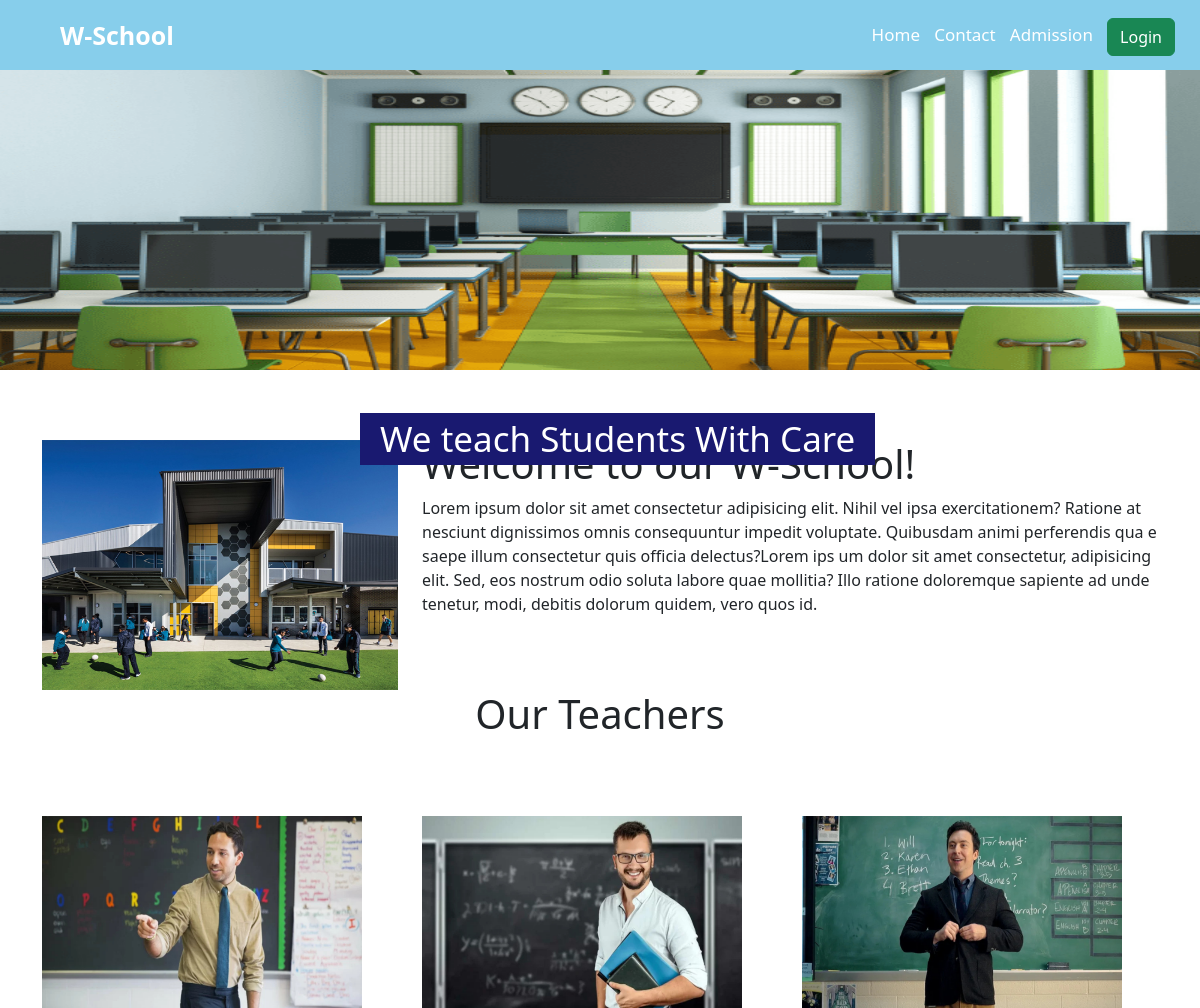
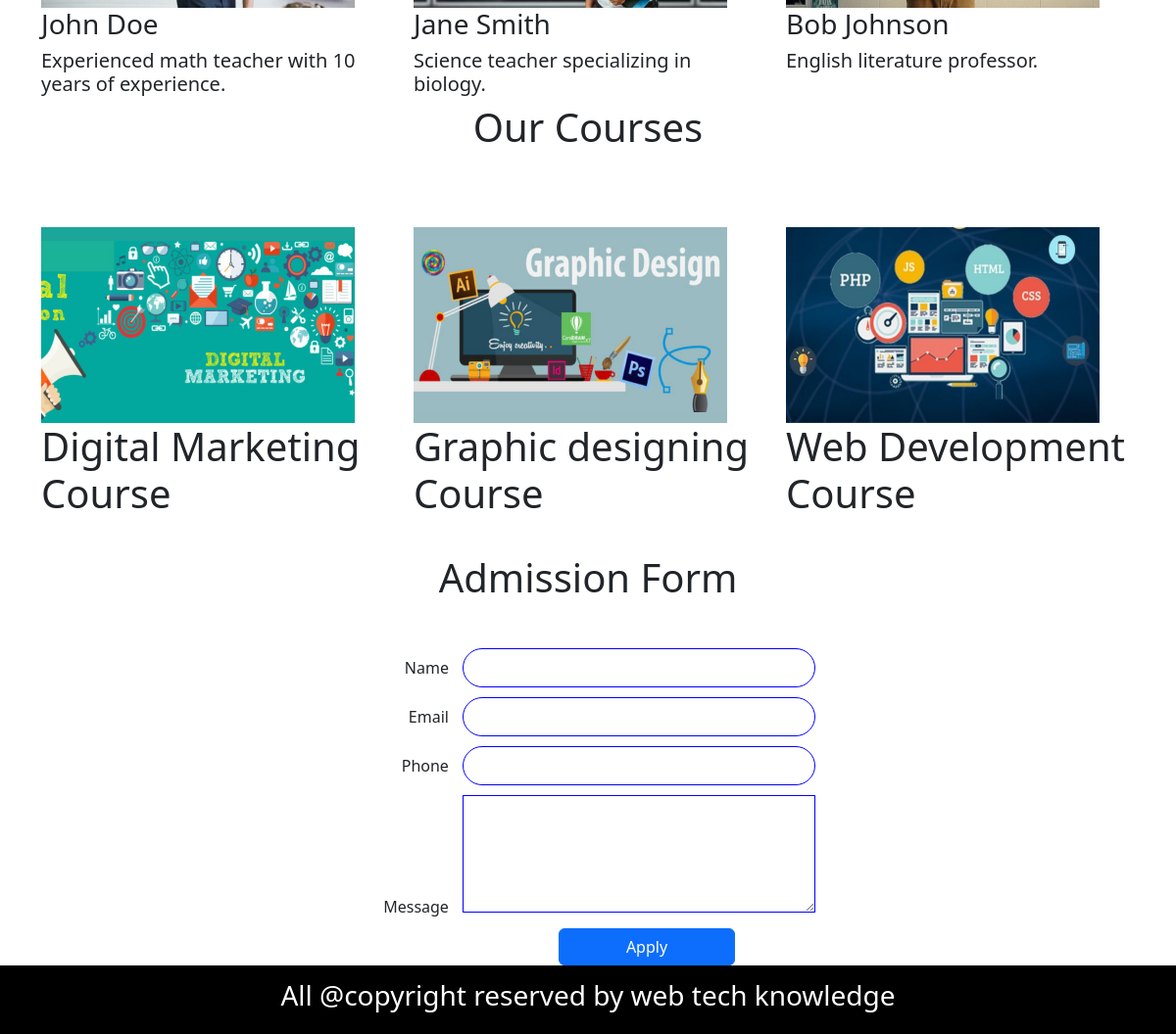
The page / on the database its author committed (2 pictures, top to bottom).
### tables this page shows
CREATE TABLE IF NOT EXISTS teacher (
    id INT AUTO_INCREMENT PRIMARY KEY,
    name VARCHAR(255),
    description TEXT,
    image VARCHAR(255),
    user_id INT,
    created_at TIMESTAMP DEFAULT CURRENT_TIMESTAMP,
    updated_at TIMESTAMP DEFAULT CURRENT_TIMESTAMP ON UPDATE CURRENT_TIMESTAMP,
    deleted_at TIMESTAMP NULL DEFAULT NULL,
    FOREIGN KEY (user_id) REFERENCES user(id)
);

### index.php (the view, shortened to what this page needs)
<?php
$host="localhost";
$user="root";
$password="Rkaviya@123";
$db="schoolproject";
$data=new mysqli($host,$user,$password,$db);
$sql="SELECT * FROM teacher";
$res=mysqli_query($data,$sql);
?>
<!DOCTYPE html>
<html>
    <head>
    <link rel="stylesheet" type="text/css" href="style.css">
    <link href="https://cdn.jsdelivr.net/npm/bootstrap@5.3.3/dist/css/bootstrap.min.css" rel="stylesheet">
    </head>
    <body>
        <nav>
            <label class="logo">W-School</label>
            <ul>
                <li><a href="index.php">Home</a></li>
                <li><a href="contact.php">Contact</a></li>
                <li><a href="#adm">Admission</a></li>
                <li><a href="login.php" class="btn btn-success">Login</a></li>
            </ul>
        </nav>
        <div class="section1">
            <label class="img_txt">We teach Students With Care</label>
           <img class="mainimg" src="school.png">
        </div>
        <div class="container">
            <div class="row">
            <div class="col-md-4">
               <img class="welcom_img" src="playground.jpg">
            </div>
            <div class="col-md-8">
             <h1>Welcome to our W-School!</h1>
             <p>Lorem ipsum dolor sit amet consectetur adipisicing
                elit. Nihil vel ipsa exercitationem? Ratione at
                nesciunt dignissimos omnis consequuntur impedit
                voluptate. Quibusdam animi perferendis qua
                e saepe illum consectetur quis officia delectus?Lorem ips
                um dolor sit amet consectetur, adipisicing elit.
                 Sed, eos nostrum odio soluta labore quae mollitia? Illo ratione doloremque sapiente ad unde tenetur, modi, debitis dolorum quidem, vero quos id.</p>
            </div>
            </div>
        </div>
        <center>
            <h1>Our Teachers</h1>
        </center>
        <div class="container">
            <div class="row">
            <?php
                while($info=$res->fetch_assoc()){
            ?>
                <div class="col-md-4">
                  <img class="teacher" src="<?php echo "{$info['image']}" ?>">
                  <h3><?php echo "{$info['name']}" ?></h3>
                  <h5><?php echo "{$info['description']}" ?></h5>
                </div>
                <?php
                }
                ?>
            </div>
        </div>
        <center>
            <h1>Our Courses</h1>
        </center>
        <div class="container">
            <div class="row">
                <div class="col-md-4">
                    <img class="teacher" src="digital_marketing.png">
                      <h1>Digital Marketing Course</h1>
                </div>
                <div class="col-md-4">
                    <img class="teacher" src="graphic_design.png">
                  <h1>Graphic designing Course</h1>
                </div>
                <div class="col-md-4">
                    <img class="teacher" src="web_development.png">
                    <h1>Web Development Course</h1>
                </div>
            </div>
        </div>
        <center><h1 class="adm">Admission Form</h1></center>
        <div align="center" class="admission_form">
            <form action="data_check.php" method="POST">
                <div class="adm_int">
                    <label class="label_text">Name</label>
                    <input class="input_deg" type="text" name="name">
                </div>
                <div class="adm_int">
                    <label class="label_text">Email</label>
                    <input class="input_deg" type="text" name="email">
                </div>
                <div class="adm_int">
                    <label class="label_text">Phone</label>
                    <input class="input_deg" type="text" name="phone">
                </div>
                <div class="adm_int">
                    <label class="label_text">Message</label>
                    <textarea class="input_txt" name="message"></textarea>
                </div>
                <div class="adm_int">
                    <input class="btn btn-primary" id="submit" type="submit" value="Apply" name="apply">
                </div>
            </form>
        </div>
        <footer >
            <h3 class="footer_text">All @copyright reserved by web tech knowledge</h3>
        </footer>
    </body>
</html>

### style.css (style rules this page uses)
* { padding:0; margin:0; }
nav { position:fixed; background-color: skyblue; height:70px; width:100%; z-index: 1 ; }
.logo { font-size: 25px; position:relative; left:5%; color:white; font-weight: bold; line-height: 70px; }
ul { position: relative; float: right; margin-right: 20px; }
ul li { display:inline-block; line-height:70px; margin:0 5px; }
ul li a { text-decoration: none; color: white; font-size: 17px; }
.mainimg { width:100%; height:300px; }
.section1 { padding-top: 70px; }
.img_txt { position: absolute; top:20%; left:30%; color: white; background-color: midnightblue; padding-right: 20px; padding-left: 20px; font-size: 35px; }
.welcom_img { width: 100%; height: 250px; }
.container { padding-top:70px ; }
.teacher { width: 90%; height:200px; }
.label_text { display: inline-block; width: 100px; text-align: right; padding-right: 10px; }
.input_deg { width:30%; height: 40px; border-radius: 25px; border: 1px solid blue; }
.adm_int { padding-top: 10px; }
.input_txt { width:30%; height: 120px; border: 1px solid blue; }
#submit { position: relative; width: 15%; left: 5%; }
footer { background-color: black; height:70px; width: 100%; }
.footer_text { text-align: center; color: white; top: 20%; position: relative; }
.adm { padding-top: 30px; padding-bottom: 30px; }

### rows shown on the page
teacher: image (picture), name "John Doe", description "Experienced math teacher with 10 years of experience."
teacher: image (picture), name "Jane Smith", description "Science teacher specializing in biology."
teacher: image (picture), name "Bob Johnson", description "English literature professor."
